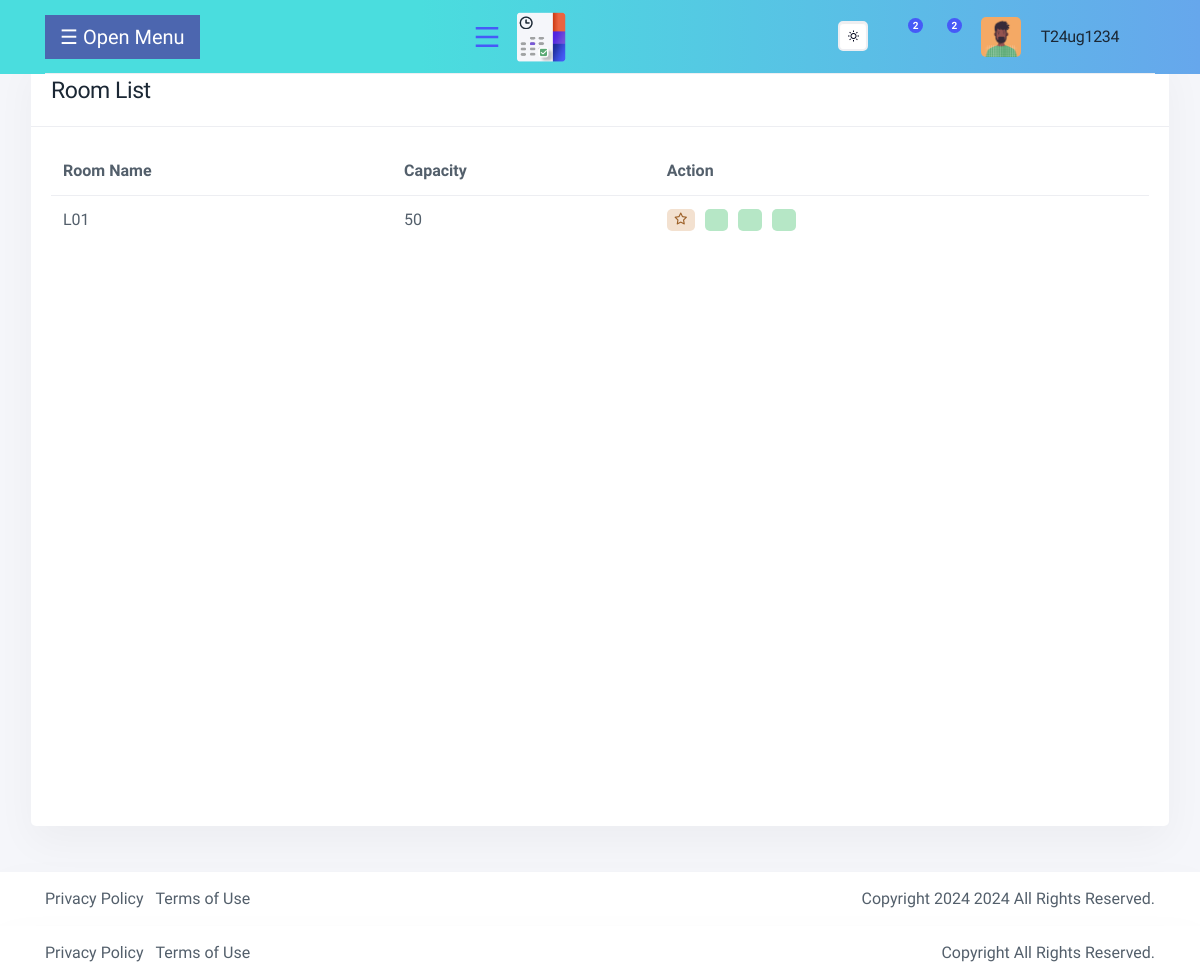
/room_list/ (signed in), run on the app's committed database.
### schedule/models.py (models this page shows, shortened)
class CustomUser(AbstractUser):
    ROLE_CHOICES = [
        ('student', 'Student'),
        ('teacher', 'Teacher'),
        ('admin', 'Admin'),  # Uncomment if you want to add Admin role
    ]
    role = models.CharField(max_length=10, choices=ROLE_CHOICES, default='student')
    user_id = models.CharField(max_length=6, unique=True, blank=True)

### exam_timetable/models.py (models this page shows, shortened)
class Room(models.Model):
    room_name = models.CharField(max_length=50)
    capacity = models.IntegerField()

### exam_timetable/views.py (the view)
# urls.py: path('room_list/', views.room_list, name='room_list'),
def room_list(request):
    rooms = Room.objects.all()
    return render(request, 'exam_timetable/room_list.html', {'rooms': rooms})

### templates/exam_timetable/room_list.html (shortened to what this page needs)
{% include '../a_header.html' %}
{% load static %}
    <link rel="stylesheet" href="https://cdn.datatables.net/1.13.6/css/jquery.dataTables.min.css">
    <div class="content-page" id="main">
        <div class="container-fluid   mt-5">
            <div class="row mt-3  main_card_sec">
                <div class="col-lg-12">
                    <div class="card card-block card-stretch card-height">
                        <div class="card-header d-flex justify-content-between">
                            <div class="iq-header-title">
                                <h4 class="card-title mb-0">Room List </h4>
                            </div>
                        </div>
                        <div class="card-body">
                            <div class="table-responsive data-table">
                                <table id="courseTable" class="data-tables table" style="width:100%">
                                    <thead>
                                        <tr>
                                            <th>Room Name</th>
                                            <th>Capacity</th>
                                            <th>Action</th>
                                        </tr>
                                    </thead>
                                    <tbody>
                                    {% for room in rooms %}
                                        <tr>
                                            <td>{{ room.room_name }}</td>
                                            <td>{{ room.capacity }}</td>
                                            <td>
                                                <div class="d-flex align-items-center action-icons">
                                                    <a class="badge bg-warning-light mr-2 star-icon" title="Select Row">
                                                        <i class="far fa-star"></i>
                                                    </a>
                                                    <a class="badge bg-success-light mr-2" title="View" href="#">
                                                        <i class="lar la-eye"></i>
                                                    </a>
                                                        <a class="badge bg-success-light mr-2" title="View" href="{% url 'create_room' %}">
                                                            <i class="las la-pencil-alt"></i>
                                                        </a>
                                                        <a class="badge bg-success-light mr-2" title="View" href="#">
                                                            <i class="las la-trash"></i>
                                                        </a>
                                                    </div>
                                                </div>
                                        {% endfor %}
                            </div>
                        </div>
                    </div>
                </div>
            </div>
        </div>
    {% include '../calender_footer.html' %}
{% include '../calender_footer.html' %}

### templates/a_header.html (shortened to what this page needs)
{% load static %}
<!doctype html>
<html lang="en">
<head>
    <link rel="stylesheet" href="{% static 'assets/vendor/remixicon/fonts/remixicon.css' %}">
    <link rel="stylesheet" href="{% static 'css/style.css' %}">
    <link rel="stylesheet" href="{% static 'css/backend-plugin.min.css' %}">
    <link rel="stylesheet" href="{% static 'css/remixicon.css' %}">
    <link rel="stylesheet" href="{% static 'css/remixicon.css' %}">
    <link rel="stylesheet" href="{% static 'css/all.min.css' %}">
    <link rel="stylesheet" href="{% static 'css/line-awesome.min.css' %}">
    <link rel="stylesheet" href="{% static 'css/big.css' %}">
    <link rel="stylesheet" href="{% static 'css/style.css' %}">
    <link rel="stylesheet" href="https://cdnjs.cloudflare.com/ajax/libs/font-awesome/5.15.4/css/all.min.css">
    <link rel= "stylesheet" href= "https://maxst.icons8.com/vue-static/landings/line-awesome/line-awesome/1.3.0/css/line-awesome.min.css" >
</head>
<body class="fixed-top-navbar top-nav">
    <div class="wrapper">
      <div class="iq-top-navbar"  style="background: rgb(74,221,222);
background: linear-gradient(90deg, rgba(74,221,222,1) 35%, rgba(102,167,236,1) 100%);">
          <div class="container-fluid">
              <div class="iq-navbar-custom">
                  <div class="d-flex align-items-center justify-content-between">
                    <button class="openbtn" onclick="openNav()">☰ Open Menu</button>
                      <div class="iq-navbar-logo d-flex align-items-center justify-content-between">
                          <i class="ri-menu-line wrapper-menu"></i>
                          <a href="index.html" class="header-logo">
                            <img src="{%static 'logo.png' %}" alt="Xeduler">
                          </a>
                      </div>
                      <nav class="navbar navbar-expand-lg navbar-light p-0">
                          <div class="change-mode">
                              <div class="custom-control custom-switch custom-switch-icon custom-control-indivne">
                                  <div class="custom-switch-inner">
                                      <label class="custom-control-label" for="dark-mode" data-mode="toggle">
                                          <span class="switch-icon-right"><i class="a-right ri-sun-line"></i></span>
                                      </label>
                                  </div>
                              </div>
                          </div>
                          <div class="collapse navbar-collapse" id="navbarSupportedContent">
                              <ul class="navbar-nav ml-auto navbar-list align-items-center">
                                  <li class="nav-item nav-icon dropdown ml-3">
                                      <a href="#" class="search-toggle dropdown-toggle" id="dropdownMenuButton2" data-toggle="dropdown"
                                          aria-haspopup="true" aria-expanded="false">
                                          <i class="las la-envelope"></i>
                                          <span class="badge badge-primary count-mail rounded-circle">2</span>
                                      </a>
                                  </li>
                                  <li class="nav-item nav-icon dropdown">
                                      <a href="#" class="search-toggle dropdown-toggle" id="dropdownMenuButton" data-toggle="dropdown"
                                          aria-haspopup="true" aria-expanded="false">
                                          <i class="las la-bell"></i>
                                          <span class="badge badge-primary count-mail rounded-circle">2</span>
                                      </a>
                                  </li>
                                  <li class="caption-content">
                                      <a href="#" class="search-toggle dropdown-toggle d-flex align-items-center" id="dropdownMenuButton3" data-toggle="dropdown"
                                          aria-haspopup="true" aria-expanded="false">
                                          <img src=" {% static 'assets/images/user/01.jpg' %}" class="avatar-40 img-fluid rounded" alt="user">
                                          <div class="caption ml-3">
                                              <h6 class="mb-0 line-height">{{ user.username }} <i class="las la-angle-down ml-3"></i></h6>
                                          </div>
                                      </a>
                                  </li>
                              </ul>
                          </div>
                      </nav>
                  </div>
              </div>
          </div>
      </div>
    </div>

### static/css/big.css (style rules this page uses)
#main { transition: margin-left 0.3s; padding: 16px; }
.openbtn { font-size: 20px; cursor: pointer; background-color: #4c66af; color: white; border: none; padding: 10px 15px; }

### templates/exam_timetable/room_list.html (style rules this page uses)
.main_card_sec { height: 100vh; }
.action-icons a { margin-right: 5px; cursor: pointer; }

### data on the page
CustomUser: username "T24ug1234"
Room: room_name "L01", capacity "50"
